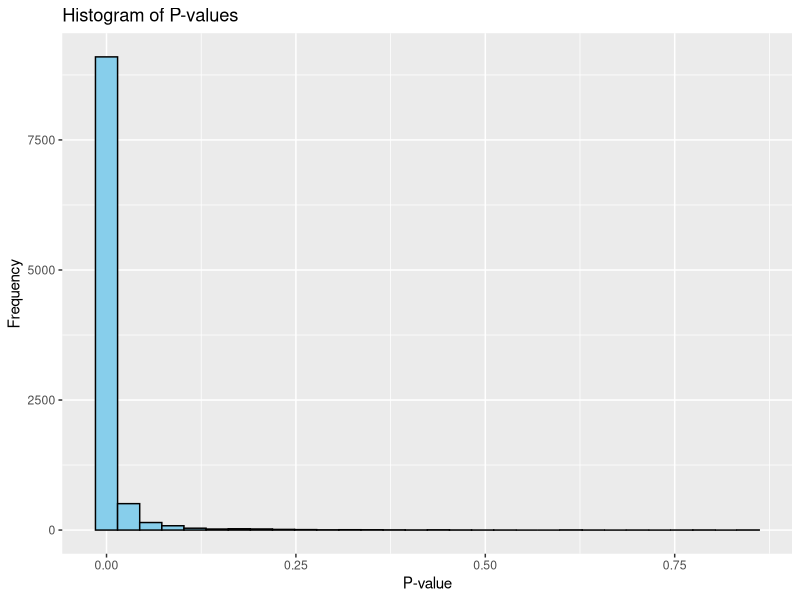
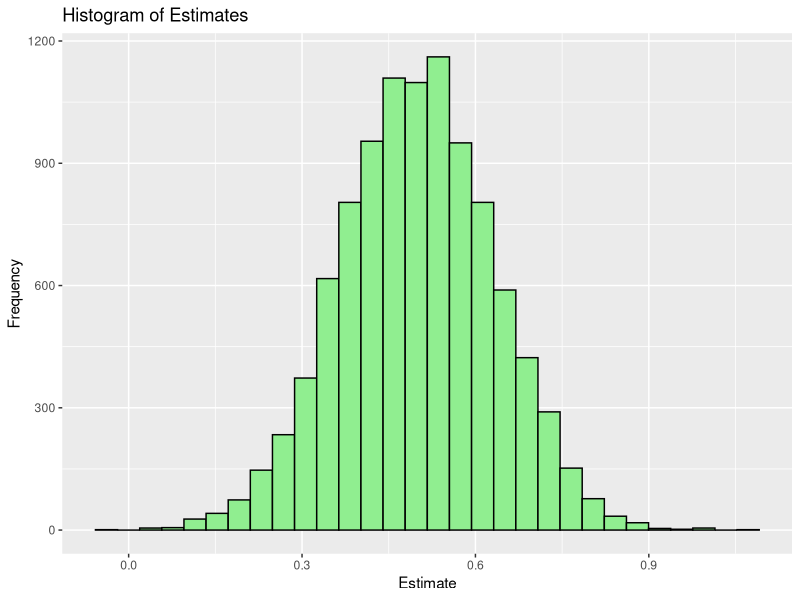
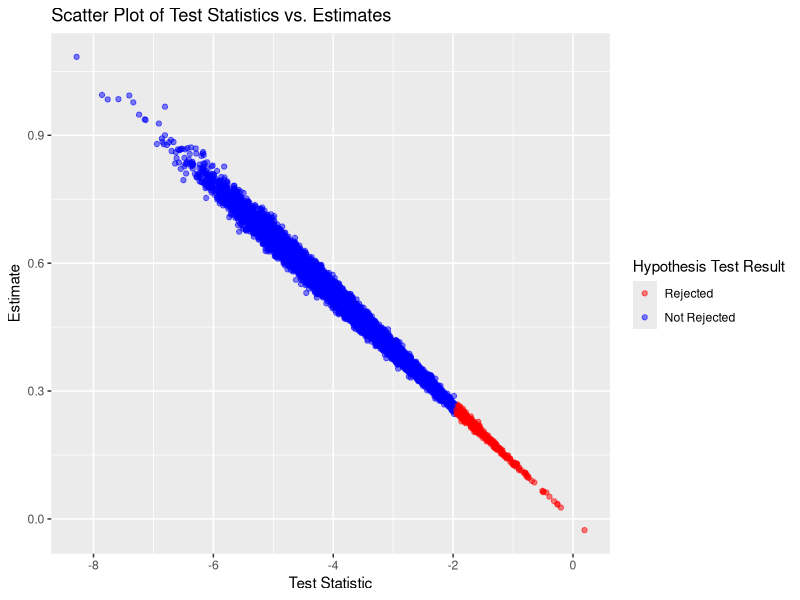
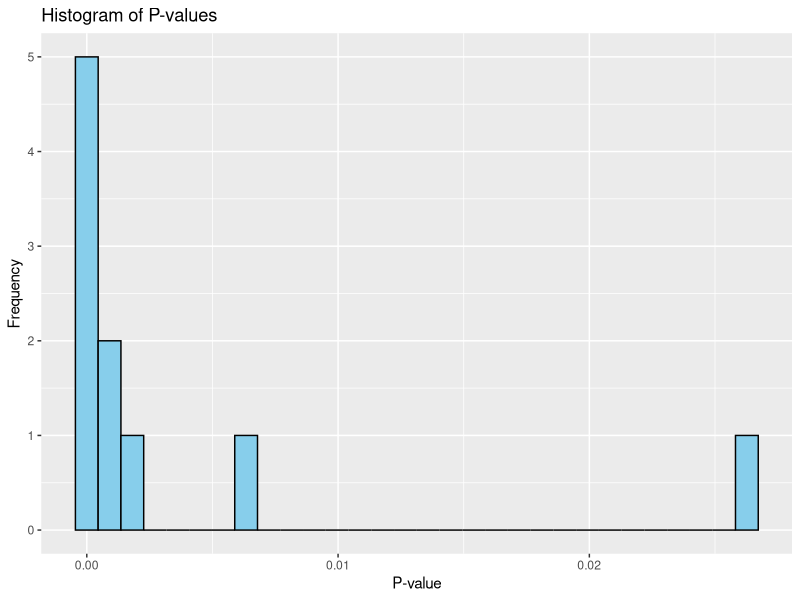
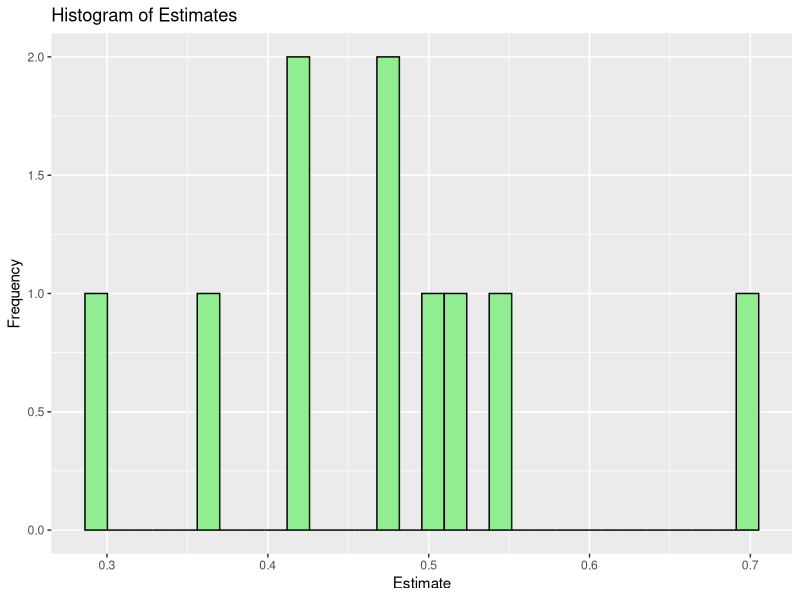
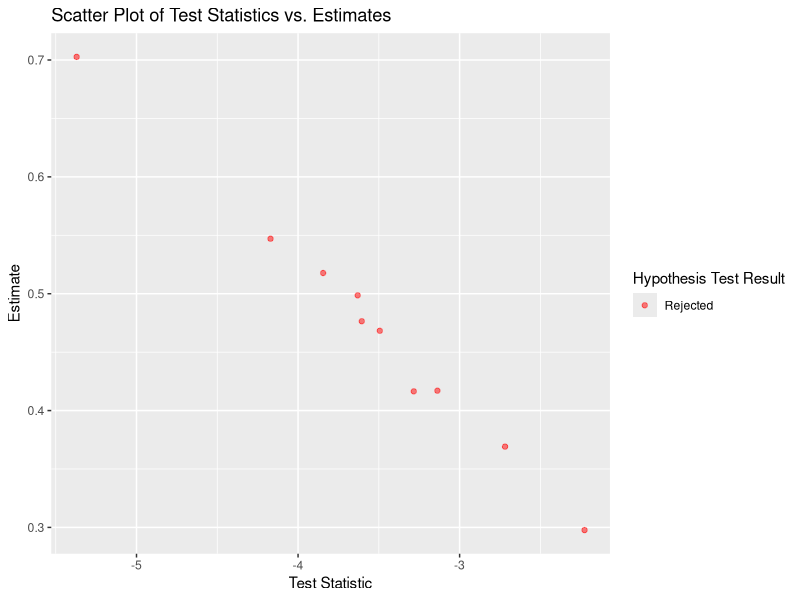
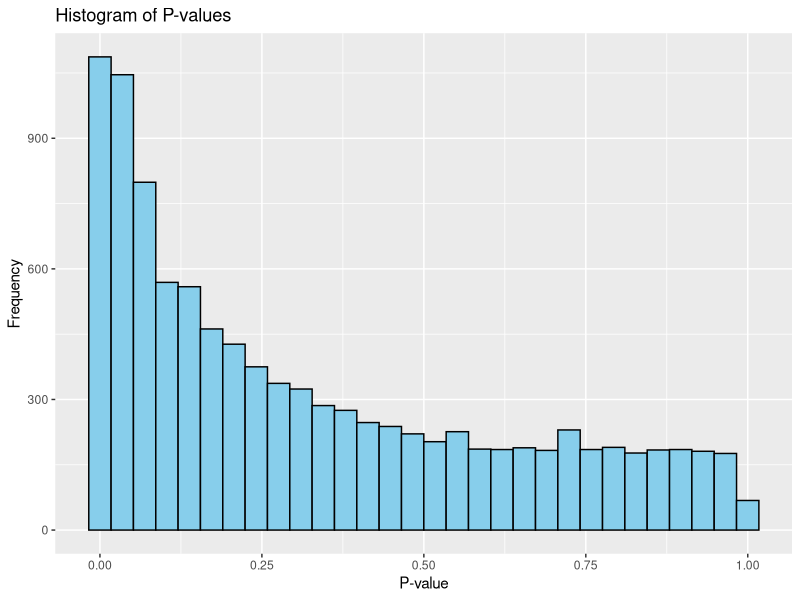
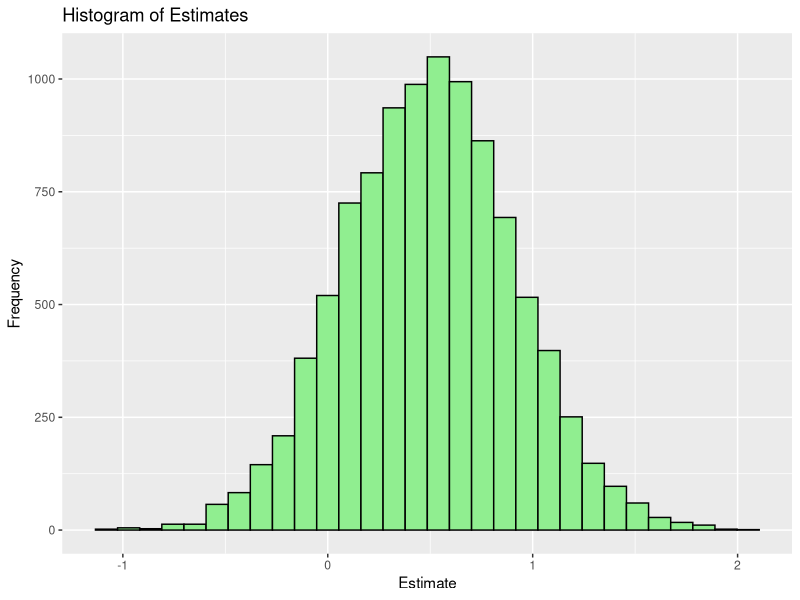

Source code (R) for these figures, in order: (Note: this script raises an error after producing the figures.)
## ---- chunk 1
#packages 
library(ggplot2)
library(knitr)
library(dplyr)
library(gridExtra)
## ---- chunk 2
#define function 
set.seed(123) 

simulate_t_tests <- function(n_sims, n1, n2, true_diff) {
  p_values <- numeric(n_sims)
  test_stats <- numeric(n_sims)
  estimates <- numeric(n_sims)
  rejections <- logical(n_sims)
  
  for (i in 1:n_sims) {
    x1 <- rnorm(n1, mean = 0, sd = 1)
    x2 <- rnorm(n2, mean = 0.5, sd = 3)
    
    test_result <- t.test(x1, x2)
    
    p_values[i] <- test_result$p.value
    test_stats[i] <- test_result$statistic
    estimates[i] <- test_result$estimate[2] - test_result$estimate[1] 
    rejections[i] <- test_result$p.value < 0.05
  }
  
  simulation_data <- data.frame(
    p_values = p_values,
    test_stats = test_stats,
    estimates = estimates,
    rejections = rejections,
    bias = estimates - true_diff
  )
  
  mean_stats <- data.frame(
    mean_p_value = mean(simulation_data$p_values),
    mean_test_stat = mean(simulation_data$test_stats),
    mean_estimate = mean(simulation_data$estimates),
    power = mean(simulation_data$rejections),
    mean_bias = mean(simulation_data$bias)
  )
  
  print(mean_stats)

  p_value_plot <- ggplot(simulation_data, aes(x = p_values)) +
    geom_histogram(bins = 30, fill = "skyblue", color = "black") +
    labs(title = "Histogram of P-values", x = "P-value", y = "Frequency")
  
  estimate_plot <- ggplot(simulation_data, aes(x = estimates)) +
    geom_histogram(bins = 30, fill = "lightgreen", color = "black") +
    labs(title = "Histogram of Estimates", x = "Estimate", y = "Frequency")
  
  scatter_plot <- ggplot(simulation_data, aes(x = test_stats, y = estimates, color = rejections)) +
    geom_point(alpha = 0.5) +
    scale_color_manual(values = c("red", "blue"), labels = c("Rejected", "Not Rejected")) +
    labs(title = "Scatter Plot of Test Statistics vs. Estimates",
         x = "Test Statistic", y = "Estimate", color = "Hypothesis Test Result")
  
  print(p_value_plot)
  print(estimate_plot)
  print(scatter_plot)
}
## ---- chunk 3
#simulation 1, n_sims = 10000, n1 = 400, n2 = 600, true_diff 
simulate_t_tests(n_sims = 10000, n1 = 400, n2 = 600, true_diff = 0.5)
## ---- chunk 4
#simulation 2, n_sims = 10, n1 = 400, n2 = 600, true_diff = 0.5 
simulate_t_tests(n_sims = 10, n1 = 400, n2 = 600, true_diff = 0.5)
## ---- chunk 5
#simulation 3, n_sims = 10000, n1 = 40, n2 = 60, true_diff = 0.5 
simulate_t_tests(n_sims = 10000, n1 = 40, n2 = 60, true_diff = 0.5)
## ---- chunk 6
#simulation 4, n_sims = 10, n1 = 40, n2 = 60, true_diff = 0.5
simulate_t_tests(n_sims = 10000, n1 = 40, n2 = 60, true_diff = 0.5)
## ---- chunk 7
p_value_plot <- ggplot(all_data, aes(x = p_values, fill = sim_id)) +
  geom_histogram(position = "dodge", bins = 30) +
  facet_wrap(~sim_id, scales = "free") +
  labs(title = "Histogram of P-values", x = "P-value", y = "Frequency")

estimate_plot <- ggplot(all_data, aes(x = estimates, fill = sim_id)) +
  geom_histogram(position = "dodge", bins = 30) +
  facet_wrap(~sim_id, scales = "free") +
  labs(title = "Histogram of Estimates", x = "Estimate", y = "Frequency")

scatter_plot <- ggplot(all_data, aes(x = test_stats, y = estimates, color = rejections)) +
  geom_point(alpha = 0.5) +
  facet_wrap(~sim_id, scales = "free") +
  scale_color_manual(values = c("red", "blue")) +
  labs(title = "Scatter Plot of Test Statistics vs. Estimates", x = "Test Statistic", y = "Estimate", color = "Hypothesis Test Result")

grid.arrange(p_value_plot, estimate_plot, scatter_plot, ncol = 1)
